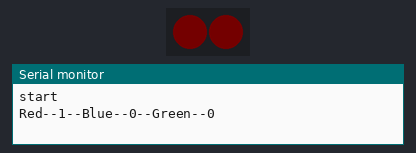
Recording of a sketch running on a simulated Arduino Uno, built with avr-gcc and run on an emulated ATmega328P. On the bench: 2 RGB LEDs in strip order, left to right, the last lines printed to the serial monitor. Dim RGB values are drawn brighter than linear.

Above: at 0.05 s.
At 19.99 s:
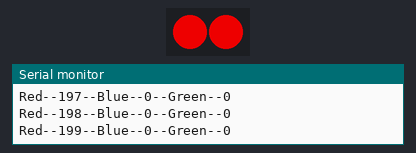
At 39.94 s:
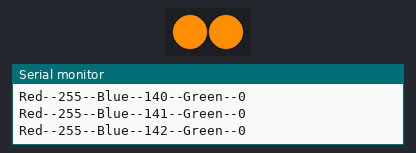
Timing chart, 0 to 40.0 s (numbered marks = the images above):
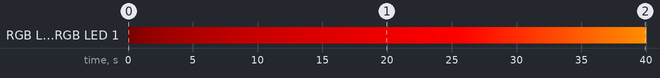

The sketch:

aurinko_valo_neo_juttui.ino
```cpp
#include <Adafruit_NeoPixel.h>

int NP = 2;
int PIN = 6;
int r = 0;
int b = 0;
int g = 0;

Adafruit_NeoPixel pixels = Adafruit_NeoPixel(NP, PIN, NEO_GRB + NEO_KHZ800);


void setup() {
 pixels.begin();
 pixels.show();
 Serial.begin(9600);
 Serial.println("start");

}

void loop() {

  while (r<255){r++;pixol();};
  while (b<255){b++;pixol();};
  while (g<255){g++;pixol();};
}
void pixol() {

  pixels.setPixelColor(0, r, b, g);
  pixels.setPixelColor(1, r, b, g);
  pixels.show();
  Serial.print("Red--");
  Serial.print(r);
  Serial.print("--Blue--");
  Serial.print(b);
  Serial.print("--Green--");
  Serial.print(g);
  Serial.println();
  delay(100);
}
```

Measured:
- by itself, RGB LED 0, RGB LED 1: off → RGB(1, 0, 0) at 0.00 s, → RGB(2, 0, 0) 0.10 s later, → RGB(3, 0, 0) 0.10 s later, → RGB(4, 0, 0) 0.10 s later, … (397 changes in this stretch)
